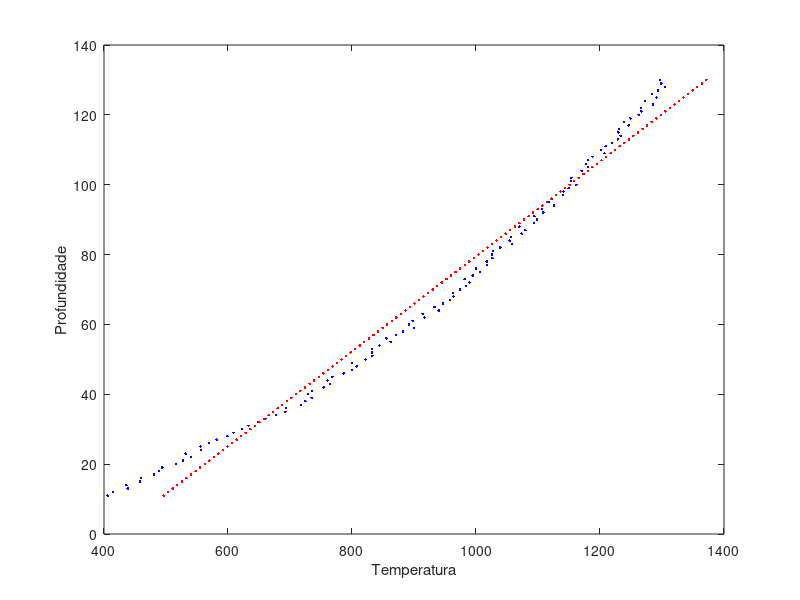
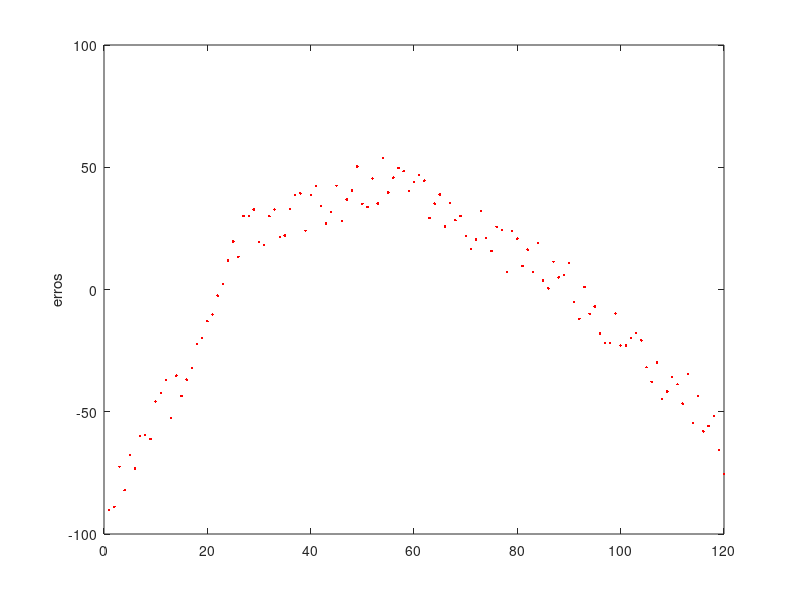

Here is the MATLAB script that generated these plots, in order:
% Problemas Diretos e Inversos em Geofísica - Conceitos Básicos e Aplicações
% Prof. Giuliano Marotta - SIS/IG/UnB - marotta@unb.br
% Parte I: Exercicio 01
% ---------------------------------------------------------------------
clear
clc
% Modelo: T = a*1+b*z
% Abrir arquivo de dados
Dados = load('DadosEx01.txt');
% Vetor dos dados de profundidade
z = Dados(:,1);
% Vetor dos dados observados de Temperarura
d = Dados(:,2);
% Vetor das incertezas dos dados observados
Var_d = Dados(:,3).^2;
% Numero de parametros
M = 2; %'a' e 'b'
% Numero de Observacoes
N = length(d(:,1));
% Matriz dos coeficientes
G = [ones(N,1) z];
% Matris Peso
W = (Var_d.*eye(N,N))^-1;
% Vetor dos parametros
m = (G'*W*G)^-1*(G'*W*d)
% Vetor dos erros
e = d-G*m
% Variancia a posteriori
Var_pos = (e'*W*e)/(N-M)
% Matrix covariancia dos parametros
Cov_m = Var_pos*(G'*W*G)^-1
% Vetor dos desvios Padrao dos Parametros
Dp_m = diag(Cov_m).^0.5

% Plotar dados observados
figure
plot(d,z,'.b')
xlabel('Temperatura')
ylabel('Profundidade')
% Plotar dados calculados
hold on
plot(G*m,z,'.r')

% plotar erro
figure
plot(e,'.r')
ylabel('erros')

